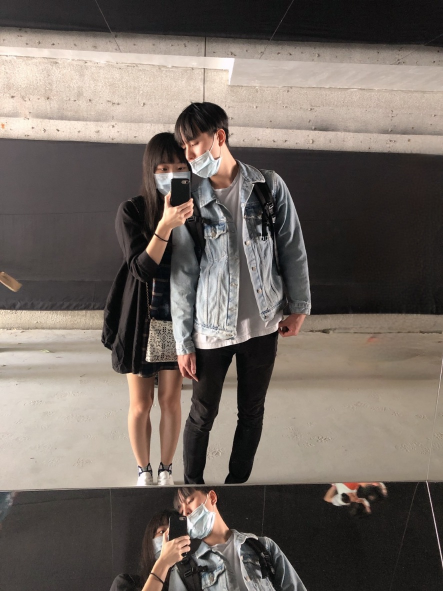
#> input picture data/forgery/6.jpg, 886 x 1182 px, found by its file name (shown at 1/2 size)
$ python ground_truth.py
#> lines starting #> are read from the running program, lines starting #| are printed output that depends on the picture; pictures that were not available may be replaced by others from this repository, and a replacement may not be noted
from cv2 import imshow
import numpy as np
import cv2
from skimage.metrics import structural_similarity
import os
def build_groud_truth(org_name, org_dir, forge_name, forge_dir, type):

#> called with org_name = '6.jpg', org_dir = 'data\\real/', forge_name = '6_1.jpg', forge_dir = 'data\\forgery/', type = ''
    before = cv2.imread(org_dir+org_name)
#> before is the input picture: shape (1182, 886, 3); mean B, G, R 96.8, 103.6, 112.9

    after = cv2.imread(forge_dir+forge_name)
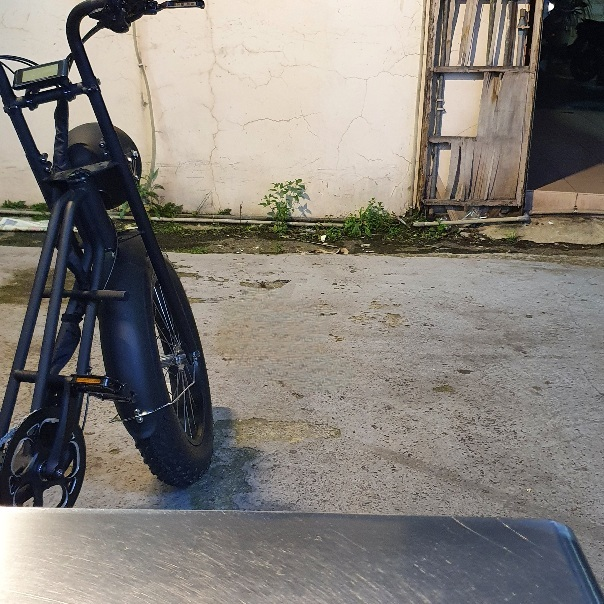
#> input picture data/forgery/1.jpg, 604 x 604 px, given in place of 6_1.jpg, which was not available
#> after is the input picture: shape (604, 604, 3); mean B, G, R 120.9, 126.4, 131.4
    print(before.shape)
#| (1182, 886, 3)
    print(after.shape)
#| (604, 604, 3)

    # Convert images to grayscale
    before_gray = cv2.cvtColor(before, cv2.COLOR_BGR2GRAY)
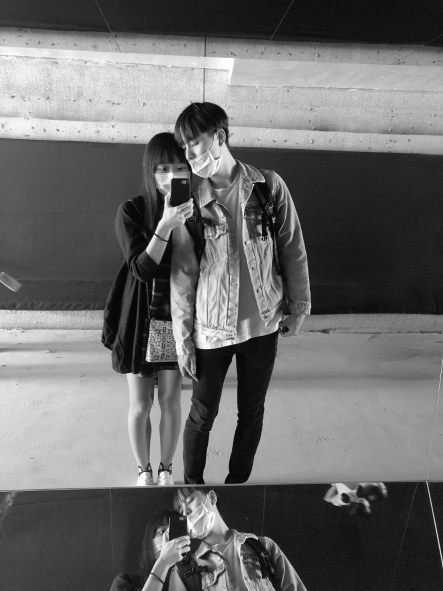
#> before_gray: shape (1182, 886) (shown at 1/2 size); min 0, max 255, mean 105.6
    after_gray = cv2.cvtColor(after, cv2.COLOR_BGR2GRAY)
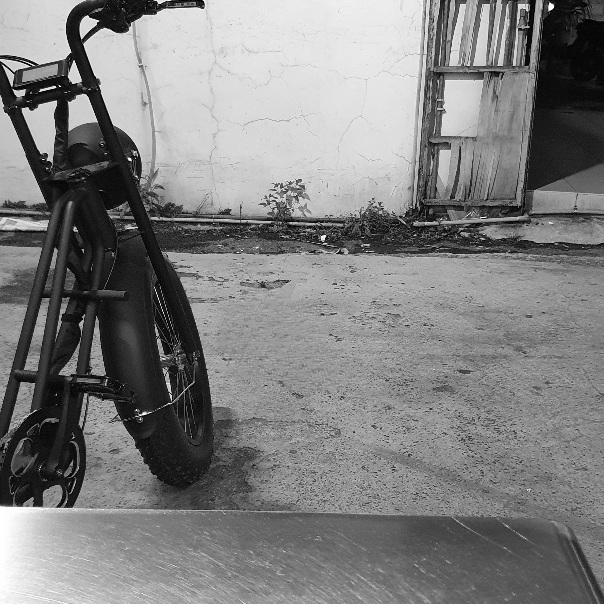
#> after_gray: shape (604, 604); min 0, max 255, mean 127.3

    # Compute SSIM between the two images
#> (the run stopped early here; a loop or call above may not have finished)
